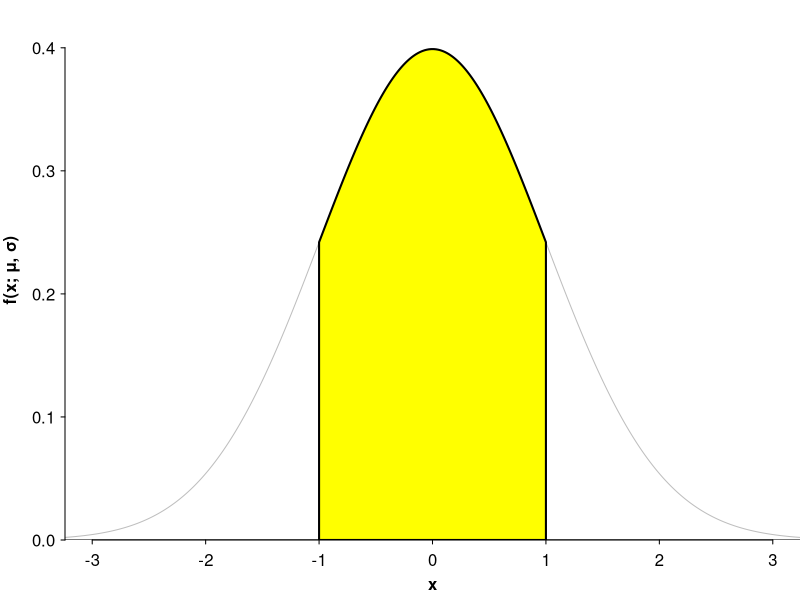
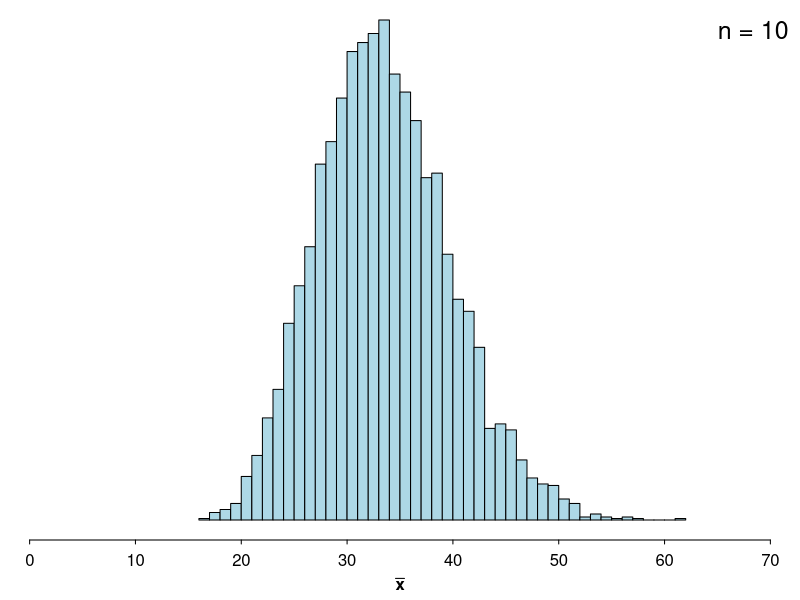
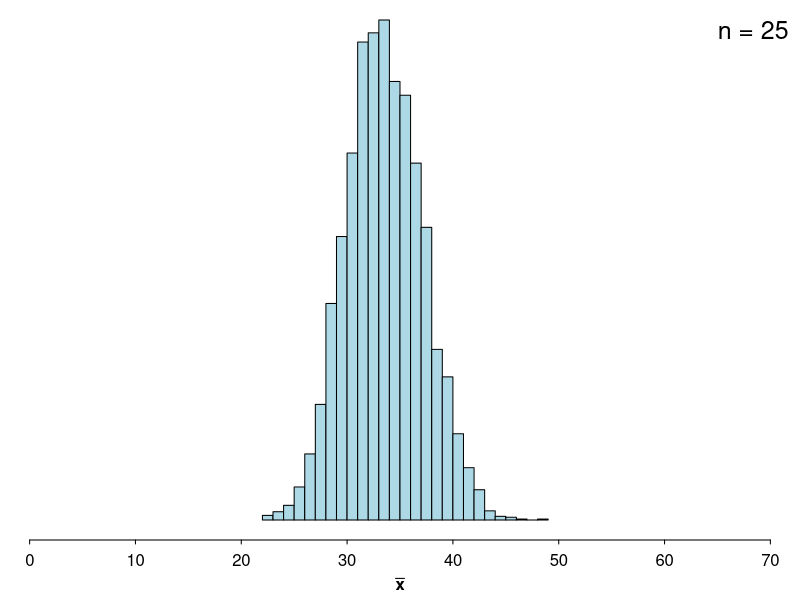
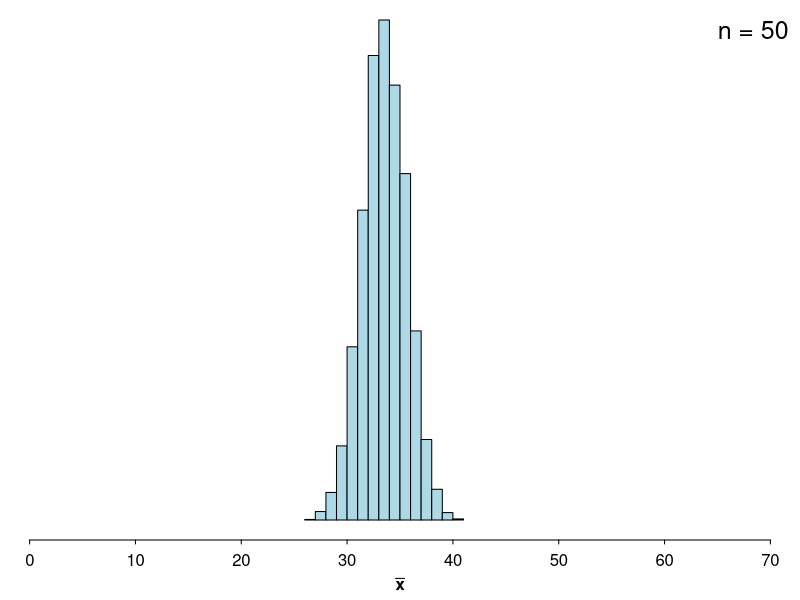
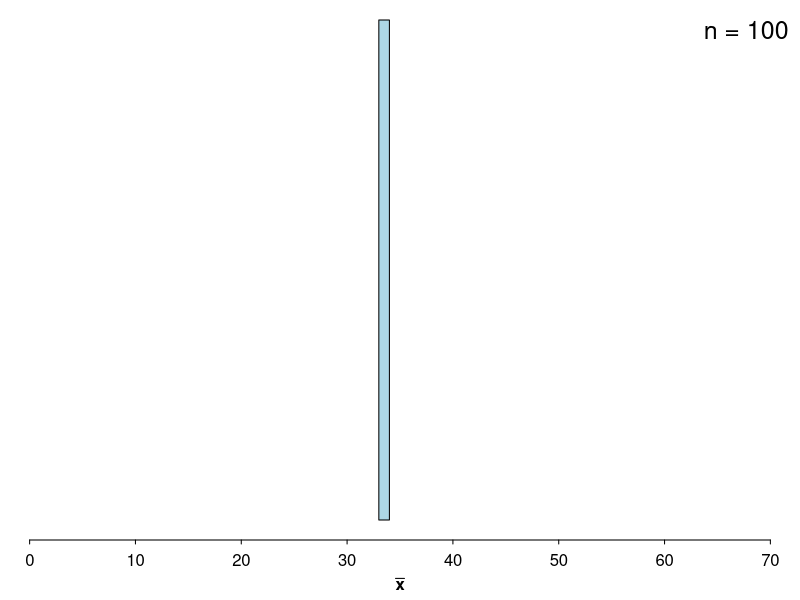
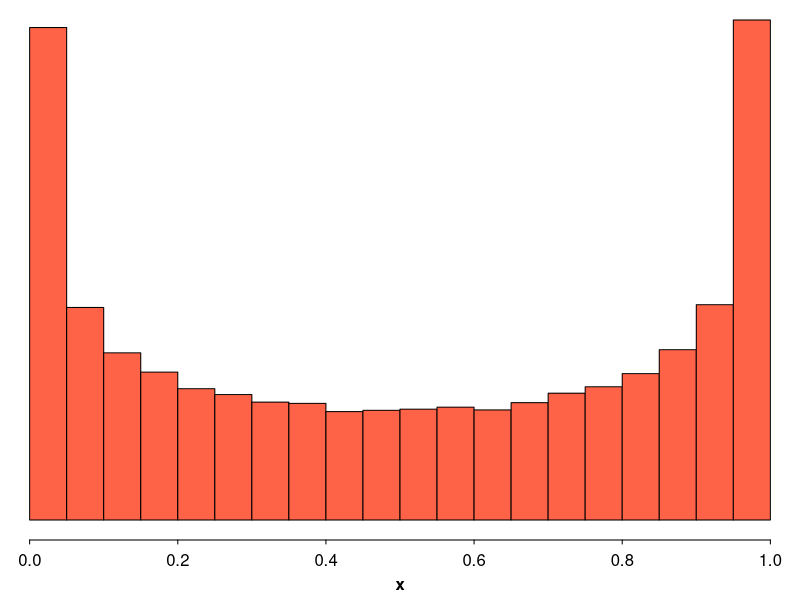
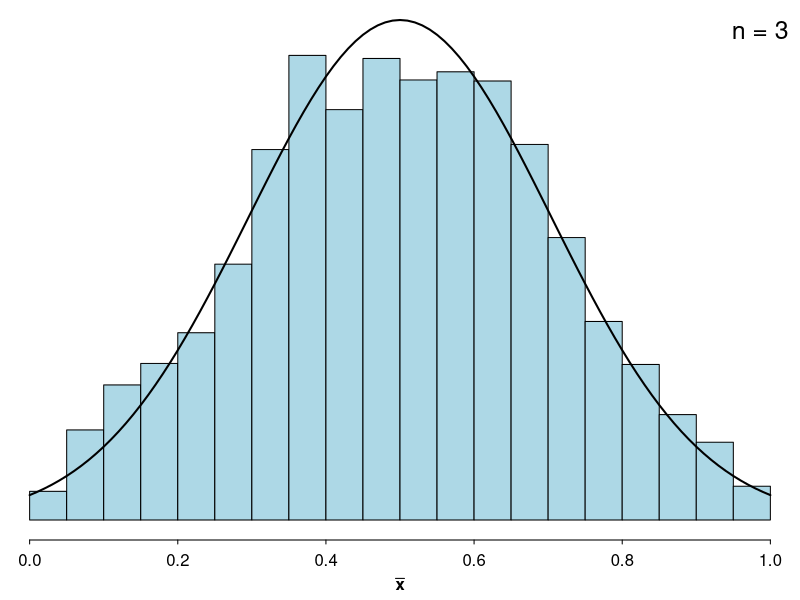
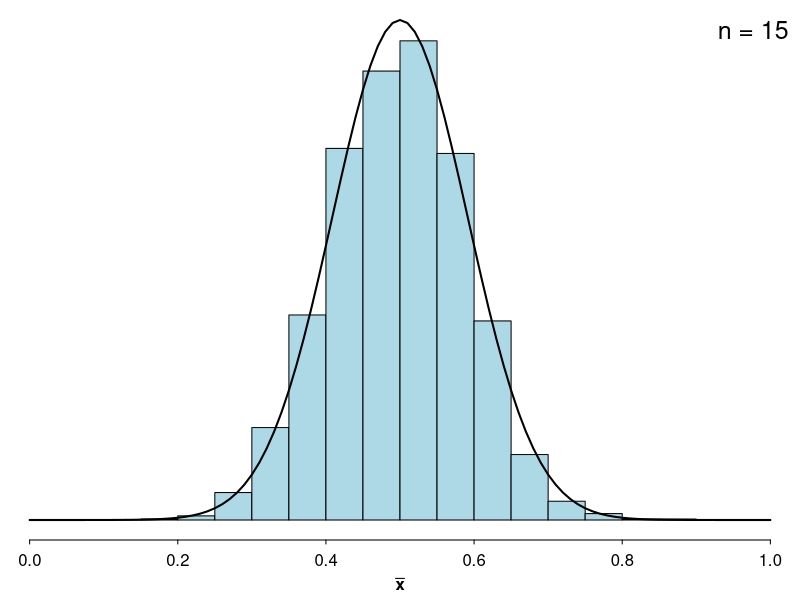

The R source for these figures, in order:
## ---- chunk 1
#| echo: false
#| fig-dpi: 300
#| out-width: 90%
#| fig-align: center
#| fig-width: 7
#| fig-height: 5

par(mai = c(0.6, 0.65, 0, 0))
# z <- seq(0, 1.5, length.out = 1000)
z0 <- seq(-4, 4, length.out = 1000)
plot(0, type = "n", xlim = c(-3, 3), ylim = c(0, dnorm(0) * 1.1), axes = FALSE, yaxs = "i", xlab = "", ylab = "")
lines(x = z0, y = dnorm(z0), col = "gray")
abline(h = 0)
axis(1, tcl = -0.2, mgp = c(0.75, 0.5, 0)); mtext("x", side = 1, line = 1.7, font = 2)
axis(2, tcl = -0.2, mgp = c(0.75, 0.5, 0), las = 2); mtext("f(x; μ, σ)", side = 2, line = 2.25, font = 2)

zz <- seq(-1, 1, length.out = 1000)

polygon(x = c(zz, rev(zz)), y = c(dnorm(zz), rep(0, length(zz))), col = "yellow", lwd = 2)
## ---- chunk 2
#| echo: false
#| fig-dpi: 300
#| out-width: 90%
#| fig-align: center
#| fig-width: 7
#| fig-height: 5

set.seed(1)
block.popn <- read.csv("datasets/blocks-popn.csv")
par(mai = c(0.6, 0, 0, 0))

n <- 10
mus <- numeric(5000)

for (i in 1:length(mus)) {
  x <- sample(block.popn$weight, size = n)
  mus[i] <- mean(x)
}

MASS::truehist(mus, xlim = c(0, 70), prob = TRUE, h = 1, axes = FALSE, col = "lightblue")
legend("topright", legend = paste("n =", n), bty = "n", cex = 1.5)
axis(1, tcl = -0.2, mgp = c(0.75, 0.5, 0)); mtext(bquote(bold(bar(x))), side = 1, line = 1.7, font = 2)
## ---- chunk 3
#| echo: false
#| fig-dpi: 300
#| out-width: 90%
#| fig-align: center
#| fig-width: 7
#| fig-height: 5

set.seed(2)
par(mai = c(0.6, 0, 0, 0))

n <- 25
mus <- numeric(5000)

for (i in 1:length(mus)) {
  x <- sample(block.popn$weight, size = n)
  mus[i] <- mean(x)
}

MASS::truehist(mus, xlim = c(0, 70), prob = TRUE, h = 1, axes = FALSE, col = "lightblue")
legend("topright", legend = paste("n =", n), bty = "n", cex = 1.5)
axis(1, tcl = -0.2, mgp = c(0.75, 0.5, 0)); mtext(bquote(bold(bar(x))), side = 1, line = 1.7, font = 2)
## ---- chunk 4
#| echo: false
#| fig-dpi: 300
#| out-width: 90%
#| fig-align: center
#| fig-width: 7
#| fig-height: 5

set.seed(3)
par(mai = c(0.6, 0, 0, 0))

n <- 50
mus <- numeric(5000)

for (i in 1:length(mus)) {
  x <- sample(block.popn$weight, size = n)
  mus[i] <- mean(x)
}

MASS::truehist(mus, xlim = c(0, 70), prob = TRUE, h = 1, axes = FALSE, col = "lightblue")
legend("topright", legend = paste("n =", n), bty = "n", cex = 1.5)
axis(1, tcl = -0.2, mgp = c(0.75, 0.5, 0)); mtext(bquote(bold(bar(x))), side = 1, line = 1.7, font = 2)
## ---- chunk 5
#| echo: false
#| fig-dpi: 300
#| out-width: 90%
#| fig-align: center
#| fig-width: 7
#| fig-height: 5

set.seed(4)
par(mai = c(0.6, 0, 0, 0))

n <- 100
mus <- numeric(5000)

for (i in 1:length(mus)) {
  x <- sample(block.popn$weight, size = n)
  mus[i] <- mean(x)
}

MASS::truehist(mus, xlim = c(0, 70), prob = TRUE, h = 1, axes = FALSE, col = "lightblue")
legend("topright", legend = paste("n =", n), bty = "n", cex = 1.5)
axis(1, tcl = -0.2, mgp = c(0.75, 0.5, 0)); mtext(bquote(bold(bar(x))), side = 1, line = 1.7, font = 2)
## ---- chunk 6
#| echo: false
#| fig-dpi: 300
#| out-width: 90%
#| fig-align: center
#| fig-width: 7
#| fig-height: 5

set.seed(10)
par(mai = c(0.6, 0, 0, 0))

x <- rbeta(100000, 0.5, 0.5)
# x <- x[which(x < 1)]

MASS::truehist(x, prob = TRUE, axes = FALSE, h = 0.05, x0 = -0.05, col = "tomato")
axis(1, tcl = -0.2, mgp = c(0.75, 0.5, 0)); mtext("x", side = 1, line = 1.7, font = 2)
## ---- chunk 7
#| echo: false
#| fig-dpi: 300
#| out-width: 90%
#| fig-align: center
#| fig-width: 7
#| fig-height: 5

set.seed(11)
par(mai = c(0.6, 0, 0, 0))

n <- 3
mus <- numeric(5000)

for (i in 1:length(mus)) {
  x <- rbeta(n, 0.5, 0.5)
  mus[i] <- mean(x)
}

MASS::truehist(mus, prob = TRUE, h = 0.05, x0 = -0.05, axes = FALSE, col = "lightblue", ylim = c(0, dnorm(0.5, 0.5, sqrt(0.125 / n))), xlim = c(0, 1))
curve(dnorm(x, 0.5, sqrt(0.125 / n)), add = TRUE, lwd = 2)
legend("topright", legend = paste("n =", n), bty = "n", cex = 1.5)
axis(1, tcl = -0.2, mgp = c(0.75, 0.5, 0)); mtext(bquote(bold(bar(x))), side = 1, line = 1.7, font = 2)
## ---- chunk 8
#| echo: false
#| fig-dpi: 300
#| out-width: 90%
#| fig-align: center
#| fig-width: 7
#| fig-height: 5

set.seed(12)
par(mai = c(0.6, 0, 0, 0))

n <- 15
mus <- numeric(5000)

for (i in 1:length(mus)) {
  x <- rbeta(n, 0.5, 0.5)
  mus[i] <- mean(x)
}

MASS::truehist(mus, prob = TRUE, h = 0.05, x0 = -0.05, axes = FALSE, col = "lightblue", ylim = c(0, dnorm(0.5, 0.5, sqrt(0.125 / n))), xlim = c(0, 1))
curve(dnorm(x, 0.5, sqrt(0.125 / n)), add = TRUE, lwd = 2)
legend("topright", legend = paste("n =", n), bty = "n", cex = 1.5)
axis(1, tcl = -0.2, mgp = c(0.75, 0.5, 0)); mtext(bquote(bold(bar(x))), side = 1, line = 1.7, font = 2)
## ---- chunk 9
#| echo: false
#| fig-dpi: 300
#| out-width: 90%
#| fig-align: center
#| fig-width: 7
#| fig-height: 5

set.seed(13)
par(mai = c(0.6, 0, 0, 0))

n <- 30
mus <- numeric(5000)

for (i in 1:length(mus)) {
  x <- rbeta(n, 0.5, 0.5)
  mus[i] <- mean(x)
}

MASS::truehist(mus, prob = TRUE, h = 0.05, x0 = -0.05, axes = FALSE, col = "lightblue", ylim = c(0, dnorm(0.5, 0.5, sqrt(0.125 / n))), xlim = c(0, 1))
curve(dnorm(x, 0.5, sqrt(0.125 / n)), add = TRUE, lwd = 2)
legend("topright", legend = paste("n =", n), bty = "n", cex = 1.5)
axis(1, tcl = -0.2, mgp = c(0.75, 0.5, 0)); mtext(bquote(bold(bar(x))), side = 1, line = 1.7, font = 2)
## ---- chunk 10
#| echo: false
#| fig-dpi: 300
#| out-width: 90%
#| fig-align: center
#| fig-width: 7
#| fig-height: 5

set.seed(21)
par(mai = c(0.6, 0, 0, 0))

X <- c(rnorm(5000, 0, 5), rnorm(5000, 50, 5))
# x <- x[which(x < 1)]

MASS::truehist(X, prob = TRUE, axes = FALSE, col = "lemonchiffon", h = 2.5, xlim = c(-20, 70))
axis(1, tcl = -0.2, mgp = c(0.75, 0.5, 0)); mtext("x", side = 1, line = 1.7, font = 2)
## ---- chunk 11
#| echo: false
#| fig-dpi: 300
#| out-width: 90%
#| fig-align: center
#| fig-width: 7
#| fig-height: 5

set.seed(22)
par(mai = c(0.6, 0, 0, 0))

n <- 3
mus <- numeric(5000)

for (i in 1:length(mus)) {
  coin <- sample(c(0, 50), size = 1)
  x <- rnorm(n, coin, 5)
  mus[i] <- mean(x)
}

MASS::truehist(mus, prob = TRUE, axes = FALSE, col = "lightblue", xlim = c(-20, 70), h = 2.5)
# curve(dnorm(x, 0.5, sqrt(0.125 / n)), add = TRUE, lwd = 2)
legend("topright", legend = paste("n =", n), bty = "n", cex = 1.5)
axis(1, tcl = -0.2, mgp = c(0.75, 0.5, 0)); mtext(bquote(bold(bar(x))), side = 1, line = 1.7, font = 2)
## ---- chunk 12
#| echo: false
#| fig-dpi: 300
#| out-width: 90%
#| fig-align: center
#| fig-width: 7
#| fig-height: 5

set.seed(23)
par(mai = c(0.6, 0, 0, 0))

n <- 15
mus <- numeric(5000)

for (i in 1:length(mus)) {
  coin <- sample(c(0, 50), size = 1)
  x <- rnorm(n, coin, 5)
  mus[i] <- mean(x)
}

MASS::truehist(mus, prob = TRUE, axes = FALSE, col = "lightblue", xlim = c(-20, 70), h = 2.5)
# curve(dnorm(x, 0.5, sqrt(0.125 / n)), add = TRUE, lwd = 2)
legend("topright", legend = paste("n =", n), bty = "n", cex = 1.5)
axis(1, tcl = -0.2, mgp = c(0.75, 0.5, 0)); mtext(bquote(bold(bar(x))), side = 1, line = 1.7, font = 2)
## ---- chunk 13
#| echo: false
#| fig-dpi: 300
#| out-width: 90%
#| fig-align: center
#| fig-width: 7
#| fig-height: 5

set.seed(24)
par(mai = c(0.6, 0, 0, 0))

n <- 30
mus <- numeric(5000)

for (i in 1:length(mus)) {
  coin <- sample(c(0, 50), size = 1)
  x <- rnorm(n, coin, 5)
  mus[i] <- mean(x)
}

MASS::truehist(mus, prob = TRUE, axes = FALSE, col = "lightblue", xlim = c(-20, 70), h = 2.5)
# curve(dnorm(x, 0.5, sqrt(0.125 / n)), add = TRUE, lwd = 2)
legend("topright", legend = paste("n =", n), bty = "n", cex = 1.5)
axis(1, tcl = -0.2, mgp = c(0.75, 0.5, 0)); mtext(bquote(bold(bar(x))), side = 1, line = 1.7, font = 2)
